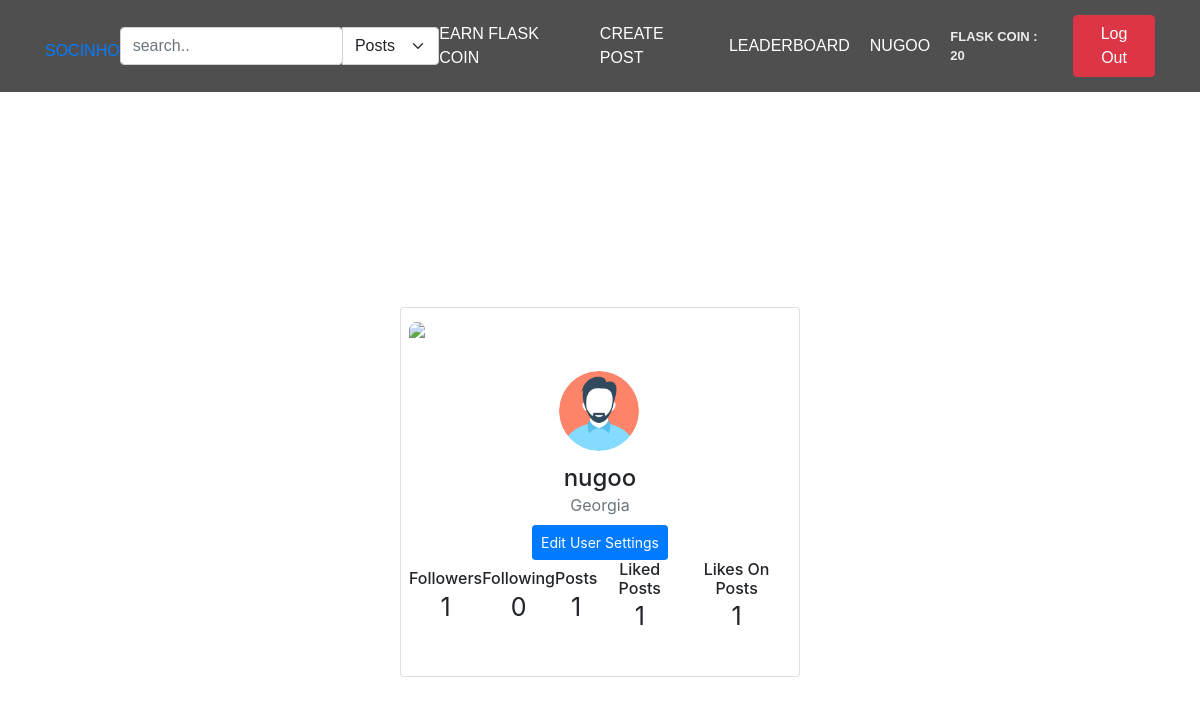
Page /user-profile (signed in) on the earlier database version.
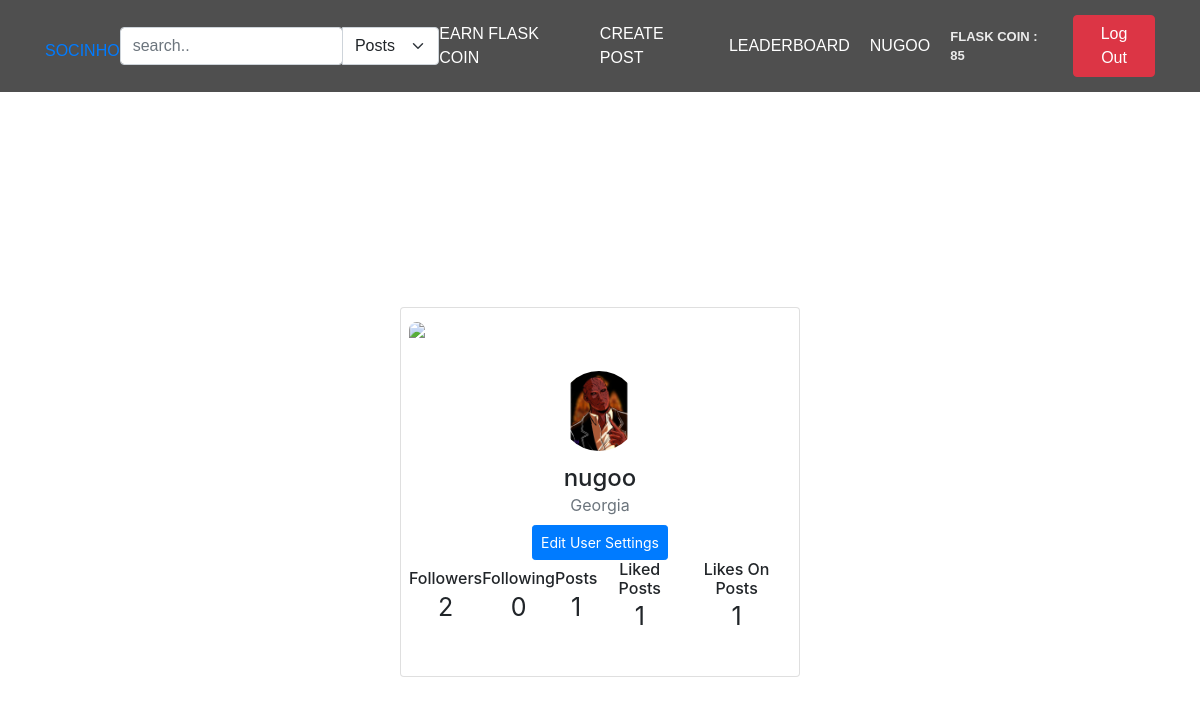
Same page on the later database version.
### app/main/models.py (models this page shows, shortened)
class User(db.Model, UserMixin):
    id = db.Column(db.Integer, primary_key=True)
    username = db.Column(db.String(80), unique=True)
    email = db.Column(db.String(50), nullable=False)
    password = db.Column(db.String(50), nullable=False)
    user_image = db.Column(db.String(80), default='static/pfp/default.png')
    flask_coin = db.Column(db.Integer, default=100)
    privacy = db.Column(db.String(50), default='public')
    posts = db.relationship('Post', backref='user', lazy=True, cascade="all, delete-orphan")
    followers = db.relationship('Follow', foreign_keys='Follow.following_to_id', backref='following_to', lazy='dynamic', cascade="all, delete-orphan", uselist=True)
    following = db.relationship('Follow', foreign_keys='Follow.following_from_id', backref='following_from', lazy='dynamic', cascade="all, delete-orphan", uselist=True)
    likes = db.relationship('Like', backref='user', lazy=True, cascade="all, delete-orphan")
    def delete(self):
        db.session.delete(self)
        db.session.commit()

### app/main/views.py (the view)
@main_bp.route('/user-profile')
@login_required
def user_profile():
    curr_user_liked_posts = Like.query.filter_by(user_id=current_user.id, like_status='active').all() # დალოგინებულმა იუზერმა რომელი პოსტებიც დაალაიქა
    curr_user_posts = Post.query.filter_by(user_id=current_user.id).all() # დალოგინებული იუზერის დადებული პოსტები
    curr_user_followers = Follow.query.filter_by(following_to_id=current_user.id, following_status='active').all() # დალოგინებული იუზერის ფოლოუერები
    curr_user_following = Follow.query.filter_by(following_from_id=current_user.id, following_status='active').all() # დალოგინებული იუზერი ვისაც აფოლოვებს
    user_liked_curr_posts = []
    for post in curr_user_posts:
        like_to_currents_post = Like.query.filter_by(post_id=post.id, like_status='active').all()
        if like_to_currents_post:
            user_liked_curr_posts.append(like_to_currents_post) # თუ რომეილიმე იუზერმა დალოგინებული იუზერის პოსტი დაალაიქა
    return render_template('user-profile.html', curr_user_posts=curr_user_posts,
                           curr_user_liked_posts=curr_user_liked_posts,
                           user_liked_curr_posts=user_liked_curr_posts,
                           curr_user_followers=curr_user_followers,
                           curr_user_following=curr_user_following)

### app/main/views.py (called while the page is built)
@login_manager.user_loader
def load_user(user_id):
    return User.query.get(user_id)

### app/main/templates/user-profile.html
{% extends "main.html" %}
{% block content %}
<div class="containerr d-flex justify-content-center align-items-center">
             <div class="card">
              <div class="upper">
                <img src="https://i.imgur.com/Qtrsrk5.jpg" class="img-fluid">
              </div>
              <div class="user text-center">
                <div class="profile">
                  <img src="{{current_user.user_image}}" class="rounded-circle" width="80">
                </div>
              </div>
              <div class="mt-5 text-center">
                <h4 class="mb-0">{{ current_user.username }}</h4>
                <span class="text-muted d-block mb-2">Georgia</span>
                <button class="btn btn-primary btn-sm follow" onclick="window.location.href='{{ url_for( 'main.user_settings' ) }}';">Edit User Settings</button>
                <div class="d-flex justify-content-between align-items-center mt-10 px-10">
                  <div class="stats">
                    <h6 class="mb-0">Followers</h6>
                    <span>{{curr_user_followers|length}}</span>
                  </div>
                  <div class="stats">
                    <h6 class="mb-0">Following</h6>
                    <span>{{curr_user_following|length}}</span>
                  </div>
                  <div class="stats">
                    <h6 class="mb-0">Posts</h6>
                    <span>{{ curr_user_posts|length }}</span>
                  </div>
                  <div class="stats">
                    <h6 class="mb-0">Liked Posts</h6>
                    <span>{{ curr_user_liked_posts|length }}</span>
                  </div>
                  <div class="stats">
                    <h6 class="mb-0">Likes On Posts</h6>
                    <span>{{ user_liked_curr_posts|length }}</span>
                  </div>
                </div>
              </div>
             </div>
           </div>
{% endblock content %}

### app/main/templates/main.html (shortened to what this page needs)
<!DOCTYPE html>
<html lang="en">
<head>
    <link rel="stylesheet" href="https://cdn.jsdelivr.net/npm/bootstrap@5.0.0-alpha1/dist/css/bootstrap.min.css">
    <link rel="stylesheet" href="{{ url_for('static', filename='style.css') }}">
    <link rel="stylesheet" href="https://cdn.jsdelivr.net/npm/bootstrap@4.3.1/dist/css/bootstrap.min.css">
</head>
<body>
    <header class="main-header">
        <div class="container">
            <li class="socinho" ><a href="{{ url_for('main.index') }}">SOCINHO</a> </li>
            {% if current_user.is_authenticated %}
                <form action="{{ url_for('main.search') }}" method="post">
                    <div class="input-group">
                        <input  type="search" class="form-control rounded" placeholder="search.." aria-label="Search" aria-describedby="search-addon" name="search" required />
                        <select class="form-select" aria-label="Default select example" onchange="this.form.submit()" name="search_filter">
                            <option value="posts" >Posts</option>
                        </select>
                    </div>
                </form>
            {% endif %}
            <nav class="main-navigation">
                {% if current_user.username %}
                    <li><a href="{{ url_for('main.play_for_earn') }}">Earn Flask Coin </a></li>
                    <li><a href="/create-post" data-toggle="modal" data-target="#mymodal">Create Post</a></li>
                    <li><a href="/leaderboard">Leaderboard</a></li>
                    <li><a href="{{ url_for('main.user_profile') }}">{{current_user.username}}</a></li>
                    <li><p class="balance" style="margin: 0">Flask Coin : {{ current_user.flask_coin }}</p>
                {% endif %}
            </nav>
            <div>
                {% if current_user.username %}
                    <li>
                        <form action="{{ url_for('main.logout') }}">
                            <button name="submit" type="submit" class="btn btn-danger">Log Out</button>
                        </form>
                    </li>
                {% endif %}
            </div>
        </div>
    </header>
    {% block content %}
    {% endblock %}
</body>
</html>

Differences in the rows shown:
changed User "nugoo": flask_coin "20" → "85"; user_image: picture added in place of a placeholder
Other differences:
{{ curr_user_followers|length }}: "1" → "2"
